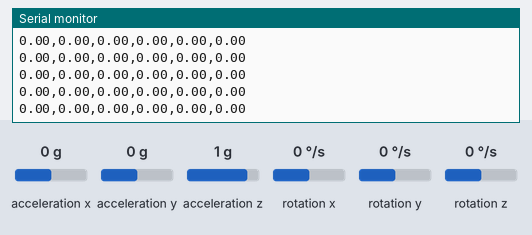
This sketch was run on a simulated Arduino Uno, built with avr-gcc and run on an emulated ATmega328P. Parts: the last lines printed to the serial monitor. Wiring (inferred from the names in the program): MPU-6050 motion sensor at I2C address 0x68. The inputs (shaded band) are chosen by the test bench; at power-on: acceleration x 0 g, rotation x 0 °/s, acceleration y 0 g, acceleration z 1 g, rotation y 0 °/s, rotation z 0 °/s.

Above: at 2.5 s.
2.6 s: acceleration x set to -1.4 g
At 3.3 s:
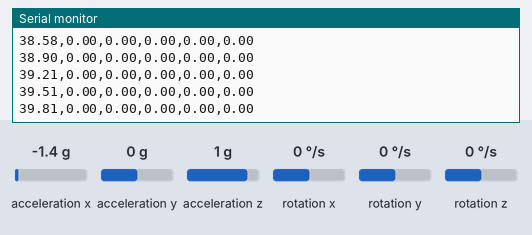
5.6 s: rotation x set to -100 °/s
At 6.3 s:
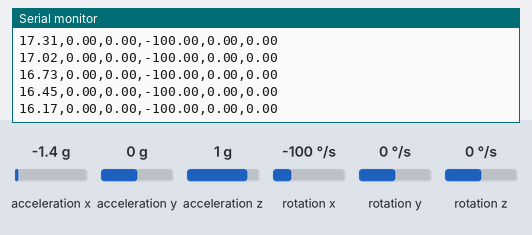
8.6 s: acceleration y set to -1.4 g
At 9.2 s:
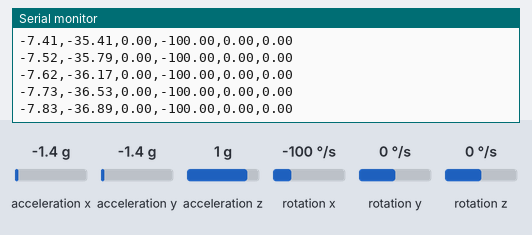
10.1 s: acceleration z set to -1.4 g
At 10.7 s:
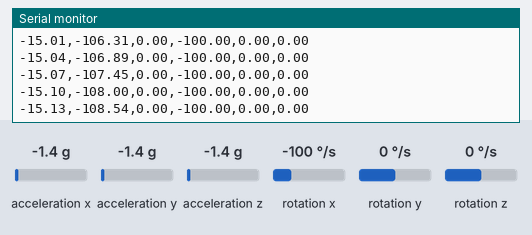
11.6 s: rotation y set to -192 °/s
At 12.1 s:
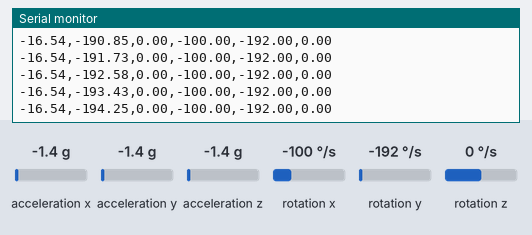
13.1 s: rotation z set to -192 °/s
At 13.7 s:
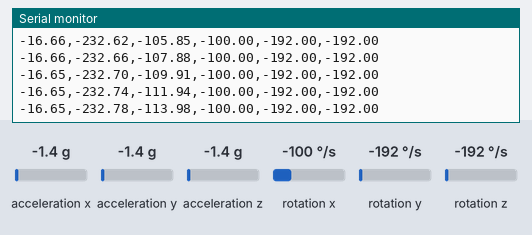
Timing chart, 0 to 16.1 s (numbered marks = the images above; inputs shaded):
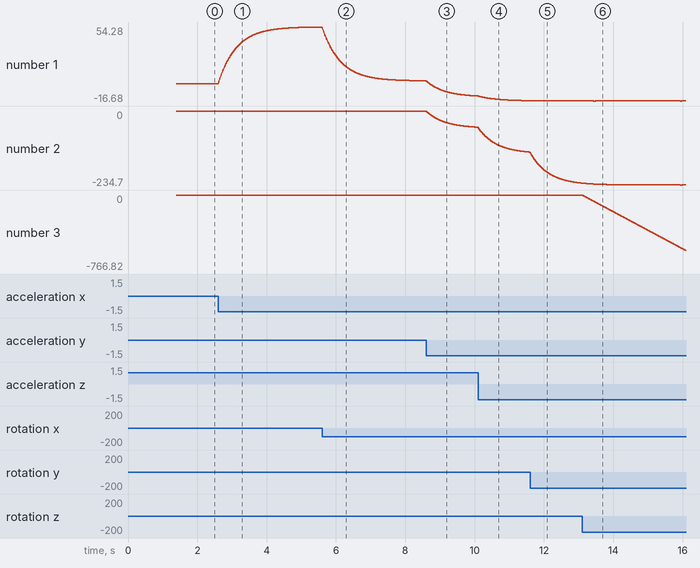

Measured:
- after the input at 2.6 s, the serial monitor: prints a new line at once (image 1)
- plotted number 1: 0 → 54.28 after the input at 2.6 s

The sketch:

final.ino
```cpp
/* ============================================================
 *  AETHON-X  ·  IMU SERIAL STREAMER
 *  Arduino sketch — feeds the Processing/Python visualiser.
 *
 *  HARDWARE (breadboard wiring):
 *     MPU6050  -->  Arduino UNO / Nano
 *       VCC   ->  3.3V  (or 5V if module has regulator)
 *       GND   ->  GND
 *       SCL   ->  A5  (UNO) / D21 (Mega)
 *       SDA   ->  A4  (UNO) / D20 (Mega)
 *       INT   ->  (not used)
 *
 *  OUTPUT FORMAT  (matches AETHON_X_DroneDemo_P3D_v6.pde parser):
 *     "<angleX>,<angleY>,<angleZ>,<gxR>,<gyR>,<gzR>\n"  @ 115200 baud
 *     angles in degrees (complementary-filter fused);
 *     gyro rates in deg/s (bias-corrected, not integrated).
 *
 *  LIBRARY: none required — talks to MPU6050 over raw Wire (I2C).
 * ============================================================ */

#include <Wire.h>

const uint8_t  MPU_ADDR = 0x68;
const uint32_t BAUD     = 115200;
const float    DT_TARGET= 0.01f;     // 100 Hz loop
const float    ALPHA    = 0.98f;     // complementary filter

float angleX = 0, angleY = 0, angleZ = 0;
float gyroXoff = 0, gyroYoff = 0, gyroZoff = 0;
uint32_t lastMicros = 0;

void mpuWrite(uint8_t reg, uint8_t val) {
  Wire.beginTransmission(MPU_ADDR);
  Wire.write(reg); Wire.write(val);
  Wire.endTransmission();
}

void mpuRead(int16_t &ax, int16_t &ay, int16_t &az,
             int16_t &gx, int16_t &gy, int16_t &gz) {
  Wire.beginTransmission(MPU_ADDR);
  Wire.write(0x3B);                      // ACCEL_XOUT_H
  Wire.endTransmission(false);
  Wire.requestFrom(MPU_ADDR, (uint8_t)14);
  ax = (Wire.read() << 8) | Wire.read();
  ay = (Wire.read() << 8) | Wire.read();
  az = (Wire.read() << 8) | Wire.read();
  Wire.read(); Wire.read();              // skip temperature
  gx = (Wire.read() << 8) | Wire.read();
  gy = (Wire.read() << 8) | Wire.read();
  gz = (Wire.read() << 8) | Wire.read();
}

void calibrateGyro() {
  const int N = 500;
  long sx = 0, sy = 0, sz = 0;
  int16_t ax, ay, az, gx, gy, gz;
  for (int i = 0; i < N; i++) {
    mpuRead(ax, ay, az, gx, gy, gz);
    sx += gx; sy += gy; sz += gz;
    delay(2);
  }
  gyroXoff = sx / (float)N;
  gyroYoff = sy / (float)N;
  gyroZoff = sz / (float)N;
}

void setup() {
  Serial.begin(BAUD);
  Wire.begin();
  Wire.setClock(400000);

  mpuWrite(0x6B, 0x00);   // PWR_MGMT_1   wake up
  mpuWrite(0x1B, 0x08);   // GYRO_CONFIG  ±500 dps  (65.5 LSB/dps)
  mpuWrite(0x1C, 0x10);   // ACCEL_CONFIG ±8 g     (4096 LSB/g)
  delay(100);

  calibrateGyro();
  lastMicros = micros();
}

void loop() {
  // FIX 1: capture timestamp AFTER the I2C read so that the ~400–500 µs
  // bus transaction is included in dt, eliminating the ~5 % angle drift
  // that occurred when "now" was sampled before mpuRead().
  int16_t ax, ay, az, gx, gy, gz;
  mpuRead(ax, ay, az, gx, gy, gz);
  uint32_t now = micros();             // post-read timestamp

  float dt = (now - lastMicros) * 1e-6f;
  if (dt <= 0) dt = DT_TARGET;
  lastMicros = now;

  // Accelerometer-derived pitch / roll (degrees)
  float axg = ax / 4096.0f;
  float ayg = ay / 4096.0f;
  float azg = az / 4096.0f;
  float accPitch = atan2(-axg, sqrt(ayg * ayg + azg * azg)) * 57.2957795f;  // Bug 2 fixed: was ayg, correct axis is -axg
  float accRoll  = atan2(ayg, azg) * 57.2957795f;                           // Bug 2 fixed: was -axg, correct axis is ayg

  // Gyro rates (deg/s)
  float gxR = (gx - gyroXoff) / 65.5f;
  float gyR = (gy - gyroYoff) / 65.5f;
  float gzR = (gz - gyroZoff) / 65.5f;

  // Complementary filter
  angleX = ALPHA * (angleX + gxR * dt) + (1.0f - ALPHA) * accPitch;
  angleY = ALPHA * (angleY + gyR * dt) + (1.0f - ALPHA) * accRoll;
  angleZ += gzR * dt;     // yaw — gyro integration only (no magnetometer)

  // FIX 2: stream real gyro rates (deg/s) alongside fused angles so the
  // Python visualiser can plot actual sensor data instead of a fake
  // numerical derivative.  Format: "aX,aY,aZ,gxR,gyR,gzR\n"
  Serial.print(angleX, 2); Serial.print(',');
  Serial.print(angleY, 2); Serial.print(',');
  Serial.print(angleZ, 2); Serial.print(',');
  Serial.print(gxR, 2);    Serial.print(',');
  Serial.print(gyR, 2);    Serial.print(',');
  Serial.println(gzR, 2);

  // Pace the loop to ~100 Hz
  while ((micros() - now) < (uint32_t)(DT_TARGET * 1e6f)) { /* spin */ }
}
```
